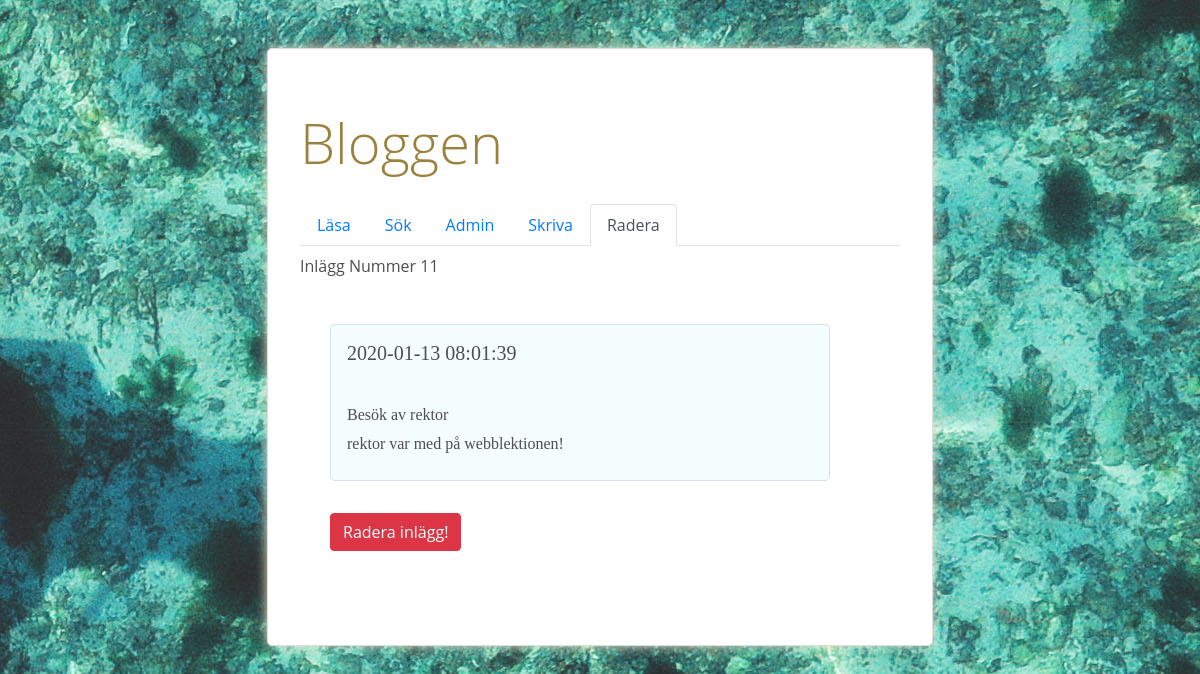
/labbar/labb-9/admin/radera.php?id=11, run on the app's committed database.
### tables this page shows
CREATE TABLE `blogg` (
  `id` int(4) NOT NULL,
  `datum` timestamp NOT NULL DEFAULT CURRENT_TIMESTAMP,
  `rubrik` varchar(50) NOT NULL,
  `inlagg` text NOT NULL
);

### labbar/labb-9/admin/radera.php (the view, shortened to what this page needs)
<!DOCTYPE html>
<html lang="sv">
<head>
    <link rel="stylesheet" href="https://stackpath.bootstrapcdn.com/bootstrap/4.3.1/css/bootstrap.min.css">
    <link rel="stylesheet" href="../style.css">
</head>
<body>
    <div class="kontainer">
        <h1 class="display-4">Bloggen</h1>
        <nav>
            <ul class="nav nav-tabs">
                <li class="nav-item"><a class="nav-link" href="../lasa.php">Läsa</a></li>
                <li class="nav-item"><a class="nav-link" href="../sok.php">Sök</a></li>
                <li class="nav-item"><a class="nav-link" href="./admin.php">Admin</a></li>
                <li class="nav-item"><a class="nav-link" href="./skriva.php">Skriva</a></li>
                <li class="nav-item"><a class="nav-link active">Radera</a></li>
            </ul>
        </nav>
        <main>
            <?php
            $id = filter_input(INPUT_GET, "id", FILTER_SANITIZE_STRING);
            $radera = filter_input(INPUT_POST, "radera", FILTER_SANITIZE_STRING);
            $conn = new mysqli($host, $användare, $lösenord, $databas);
            if ($id && !$radera) {
                echo "<p>Inlägg Nummer $id</p>";
                $query = "SELECT * FROM blogg WHERE id = '$id'";
                $result = $conn->query($query);
                if (!$result) {
                    die("Något blev fel med SQL-statsen.");
                }else {
                $rad = $result->fetch_assoc();
                echo "<form action=\"#\" method=\"POST\">";
                echo "<div class=\"inlagg\">";
                echo "<h5>{$rad['datum']}</h5>";
                echo "<h6>{$rad['rubrik']}</h6>";
                echo "<p>{$rad['inlagg']}</p>";
                echo "</div>";
                echo "<button class=\"btn btn-danger\" name=\"radera\" value=\"1\">Radera inlägg!</button>";
                echo "</form>";
                }
            }
            ?>
        </main>
    </div>
</body>
</html>

### labbar/labb-9/style.css (style rules this page uses)
body { font-family: sans-serif; }
form { width: 500px; margin: 30px auto; padding: 30px; }
.kontainer { width: 800px; margin: 30px auto; padding: 30px; background: #FFF; border: 1px solid #DDD; box-shadow: 0 0 5px #FFF; border-radius: 10px; }
*, *:before, *:after { box-sizing: inherit; }
body, h1, h2, h3, h4, h5, h6, p, ul { margin: 0; padding: 0; }
body { background: url(./bilder/marvin-meyer-hlCFZycyiOI-unsplash.jpg); }
.kontainer { width: 600px; padding: 2em; margin: 3em auto; background: #fff; border-radius: 5px; font-family: 'Open Sans', sans-serif; border: 1px solid #ddd; box-shadow: 0 0 12px #f0e9d1; color: #4e4e4e; }
form { margin: 1em 0; color: #4e4e4e; }
button { margin: 1em 0; padding: 0.7em; border-radius: 0.3em; border: none; font-weight: bold; color: #FFF; background-color: #55a5d2; }
h1, h2, h3 { color: #9c813d; }
h1, h2, h3, p { margin: 0.5em 0; }
h5 { margin-bottom: 2em; }
.inlagg { font-family: 'Damion', cursive; background: #f4fdff; border: 1px solid #d0e3e6; padding: 1em; margin-bottom: 1em; border-radius: 5px; }

### data on the page
blogg: datum "2020-01-13 08:01:39", rubrik "Besök av rektor", inlagg "rektor var med på webblektionen!"

### other printed values
$id "11"
